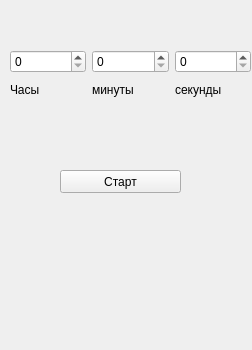
<?xml version="1.0" encoding="UTF-8"?>
<ui version="4.0">
 <class>Form</class>
 <widget class="QWidget" name="Form">
  <property name="geometry">
   <rect>
    <x>0</x>
    <y>0</y>
    <width>252</width>
    <height>350</height>
   </rect>
  </property>
  <property name="windowTitle">
   <string>Form</string>
  </property>
  <widget class="QWidget" name="horizontalLayoutWidget">
   <property name="geometry">
    <rect>
     <x>10</x>
     <y>50</y>
     <width>241</width>
     <height>51</height>
    </rect>
   </property>
   <layout class="QHBoxLayout" name="horizontalLayout">
    <item>
     <layout class="QVBoxLayout" name="verticalLayout">
      <item>
       <widget class="QSpinBox" name="hourbox">
        <property name="maximum">
         <number>23</number>
        </property>
       </widget>
      </item>
      <item>
       <widget class="QLabel" name="hour">
        <property name="text">
         <string>Часы</string>
        </property>
       </widget>
      </item>
     </layout>
    </item>
    <item>
     <layout class="QVBoxLayout" name="verticalLayout_5">
      <item>
       <widget class="QSpinBox" name="minbox">
        <property name="maximum">
         <number>59</number>
        </property>
       </widget>
      </item>
      <item>
       <widget class="QLabel" name="minute">
        <property name="text">
         <string>минуты</string>
        </property>
       </widget>
      </item>
     </layout>
    </item>
    <item>
     <layout class="QVBoxLayout" name="verticalLayout_4">
      <item>
       <widget class="QSpinBox" name="secondbox">
        <property name="maximum">
         <number>59</number>
        </property>
       </widget>
      </item>
      <item>
       <widget class="QLabel" name="sec">
        <property name="text">
         <string>секунды</string>
        </property>
       </widget>
      </item>
     </layout>
    </item>
   </layout>
  </widget>
  <widget class="QWidget" name="verticalLayoutWidget_2">
   <property name="geometry">
    <rect>
     <x>330</x>
     <y>160</y>
     <width>160</width>
     <height>80</height>
    </rect>
   </property>
   <layout class="QVBoxLayout" name="verticalLayout_3">
    <item>
     <widget class="QSpinBox" name="spinBox_4"/>
    </item>
    <item>
     <widget class="QLabel" name="label_2">
      <property name="text">
       <string>TextLabel</string>
      </property>
     </widget>
    </item>
   </layout>
  </widget>
  <widget class="QPushButton" name="pushbutton">
   <property name="geometry">
    <rect>
     <x>60</x>
     <y>170</y>
     <width>121</width>
     <height>23</height>
    </rect>
   </property>
   <property name="text">
    <string>Старт</string>
   </property>
  </widget>
 </widget>
 <resources/>
 <connections/>
</ui>
